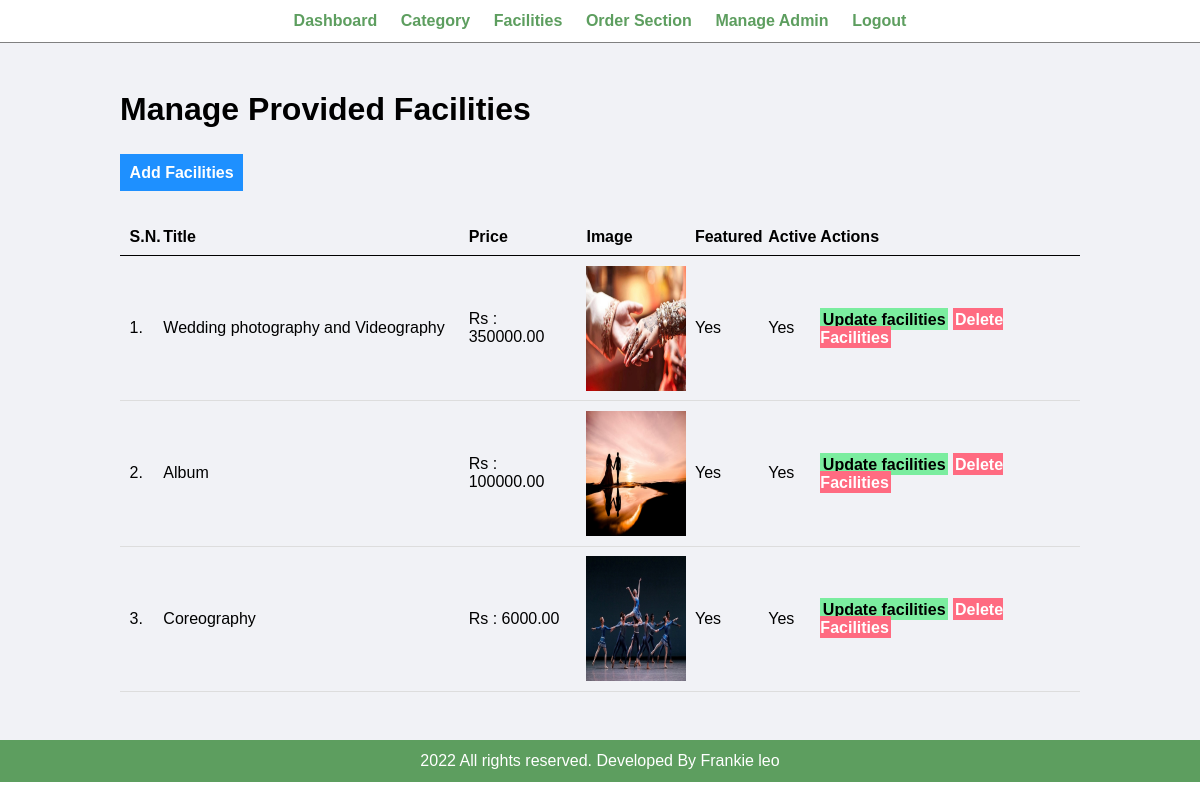
/admin/manage-food.php (signed in), run on the app's committed database.
### tables this page shows
CREATE TABLE `tbl_food` (
  `id` int(10) UNSIGNED NOT NULL,
  `title` varchar(100) NOT NULL,
  `description` text NOT NULL,
  `price` decimal(10,2) NOT NULL,
  `image_name` varchar(255) NOT NULL,
  `category_id` int(10) UNSIGNED NOT NULL,
  `featured` varchar(10) NOT NULL,
  `active` varchar(10) NOT NULL
);

### admin/manage-food.php (the view, shortened to what this page needs)
<?php include('partials/menu.php'); ?>
<div class="main-content">
    <div class="wrapper">
        <h1>Manage Provided Facilities</h1>
        <br /><br />
                <a href="<?php echo SITEURL; ?>admin/add-food.php" class="btn-primary">Add Facilities</a>
                <br /><br /><br />
                <table class="tbl-full">
                    <tr>
                        <th>S.N.</th>
                        <th>Title</th>
                        <th>Price</th>
                        <th>Image</th>
                        <th>Featured</th>
                        <th>Active</th>
                        <th>Actions</th>
                    </tr>
                    <?php
                        $sql = "SELECT * FROM tbl_food";
                        $res = mysqli_query($conn, $sql);
                        $count = mysqli_num_rows($res);
                        $sn=1;
                        if($count>0)
                        {
                            while($row=mysqli_fetch_assoc($res))
                            {
                                $id = $row['id'];
                                $title = $row['title'];
                                $price = $row['price'];
                                $image_name = $row['image_name'];
                                $featured = $row['featured'];
                                $active = $row['active'];
                                ?>
                                <tr>
                                    <td><?php echo $sn++; ?>. </td>
                                    <td><?php echo $title; ?></td>
                                    <td>Rs : <?php echo $price; ?></td>
                                    <td>
                                        <?php
                                            if($image_name=="")
                                            {
                                                echo "<div class='error'>Image not Added.</div>";
                                            }
                                            else
                                            {
                                                ?>
                                                <img src="<?php echo SITEURL; ?>images/food/<?php echo $image_name; ?>" width="100px">
                                                <?php
                                            }
                                        ?>
                                    </td>
                                    <td><?php echo $featured; ?></td>
                                    <td><?php echo $active; ?></td>
                                    <td>
                                        <a href="<?php echo SITEURL; ?>admin/update-food.php?id=<?php echo $id; ?>" class="btn-secondary">Update facilities</a>
                                        <a href="<?php echo SITEURL; ?>admin/delete-food.php?id=<?php echo $id; ?>&image_name=<?php echo $image_name; ?>" class="btn-danger">Delete Facilities</a>
                                    </td>
                                </tr>
                                <?php
                            }
                        }
                        else
                        {
                            echo "<tr> <td colspan='7' class='error'> Facilities not Added Yet. </td> </tr>";
                        }
                    ?>
                </table>
    </div>
</div>
<?php include('partials/footer.php'); ?>

### css/admin.css (style rules this page uses)
* { margin: 0; padding: 0; font-family: Arial, Helvetica, sans-serif; }
.wrapper { padding: 1%; width: 80%; margin: 0 auto; }
.tbl-full { width: 100%; }
table { border-collapse: collapse; width: 100%; }
th, td { padding: 8px; text-align: left; border-bottom: 1px solid #ddd; }
table tr th { border-bottom: 1px solid black; padding: 1%; text-align: left; }
table tr td { padding: 1%; }
.btn-primary { background-color: #1e90ff; padding: 1%; color: white; text-decoration: none; font-weight: bold; }
.btn-secondary { background-color: #7bed9f; padding: 1%; color: black; text-decoration: none; font-weight: bold; }
.btn-danger { background-color: #ff6b81; padding: 1%; color: white; text-decoration: none; font-weight: bold; }
.main-content { background-color: #f1f2f6; padding: 3% 0; }

### data on the page
tbl_food: title "Wedding photography and Videography", price "350000.00", image_name (picture), featured "Yes", active "Yes"
tbl_food: title "Album", price "100000.00", image_name (picture), featured "Yes", active "Yes"
tbl_food: title "Coreography", price "6000.00", image_name (picture), featured "Yes", active "Yes"
